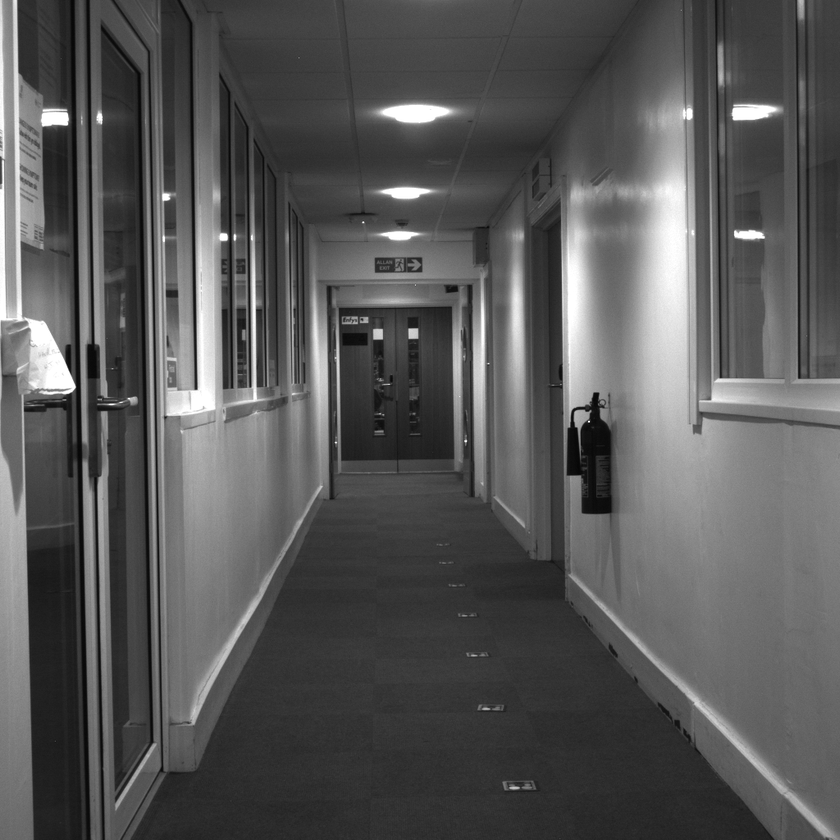
#> input picture HenryFiles/AUPE Images/distance/pctset-1m-8bit/distance_pctset-1m-8bit_LWAC01_T00_P00_BS.png, 840 x 840 px, shrunk from 1024 x 1024 before the run, found by its file name
$ python 2025_02_12-First_Stereo.py
#> lines starting #> are read from the running program, lines starting #| are printed output that depends on the picture
import cv2 as cv
import numpy as np

left_img = cv.imread('HenryFiles\AUPE Images\distance\pctset-1m-8bit\distance_pctset-1m-8bit_LWAC01_T00_P00_BS.png')
#> left_img is the input picture: shape (840, 840, 3); min 6, max 255, mean 87.3
right_img = cv.imread('HenryFiles\AUPE Images\distance\pctset-1m-8bit\distance_pctset-1m-8bit_RWAC01_T00_P00_BS.png')
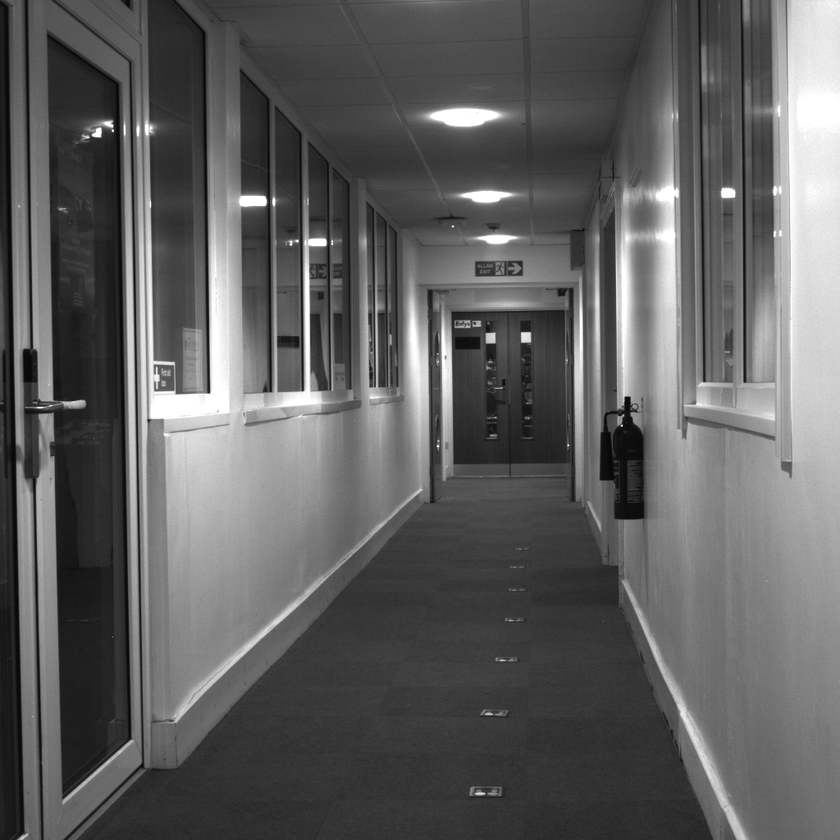
#> input picture HenryFiles/AUPE Images/distance/pctset-1m-8bit/distance_pctset-1m-8bit_RWAC01_T00_P00_BS.png, 840 x 840 px, shrunk from 1024 x 1024 before the run, found by its file name
#> right_img is the input picture: shape (840, 840, 3); min 5, max 255, mean 95.5

if left_img is None or right_img is None:
    print("Image not found")
    exit()

# orb = cv.ORB_create()
orb = cv.ORB_create(nfeatures=1000, scaleFactor=1.2, nlevels=8, edgeThreshold=31, firstLevel=0, WTA_K=2, patchSize=31, fastThreshold=20)
kp1, des1 = orb.detectAndCompute(left_img, None)
#> kp1 = 1000 keypoints; strongest (x, y, size): (225, 237, 53.6), (196, 388, 31), (226, 238, 44.6), (73, 388, 64.3)
kp2, des2 = orb.detectAndCompute(right_img, None)
#> kp2 = 1000 keypoints; strongest (x, y, size): (263, 201, 64.3), (97, 135, 53.6), (109, 124, 44.6), (324, 242, 44.6)

bf = cv.BFMatcher(cv.NORM_HAMMING, crossCheck=True)
matches = bf.match(des1, des2)
#> matches = 321 matches
matches = sorted(matches, key=lambda x: x.distance)

result = cv.drawMatches(left_img, kp1, right_img, kp2, matches[:50], None, flags=2)
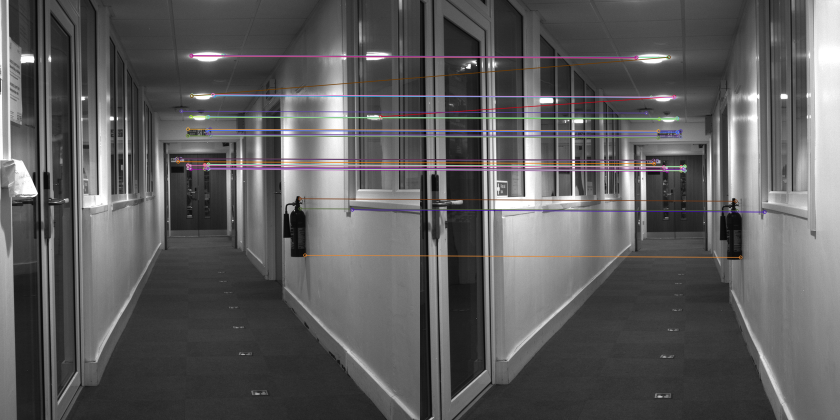
#> result: shape (840, 1680, 3) (shown at 1/2 size); mean B, G, R 92, 91.5, 92.3

# [6 lines of commented-out code are left out]

cv.namedWindow('result', cv.WINDOW_NORMAL)
cv.imshow('result', result)
cv.waitKey(0)
cv.destroyAllWindows()
